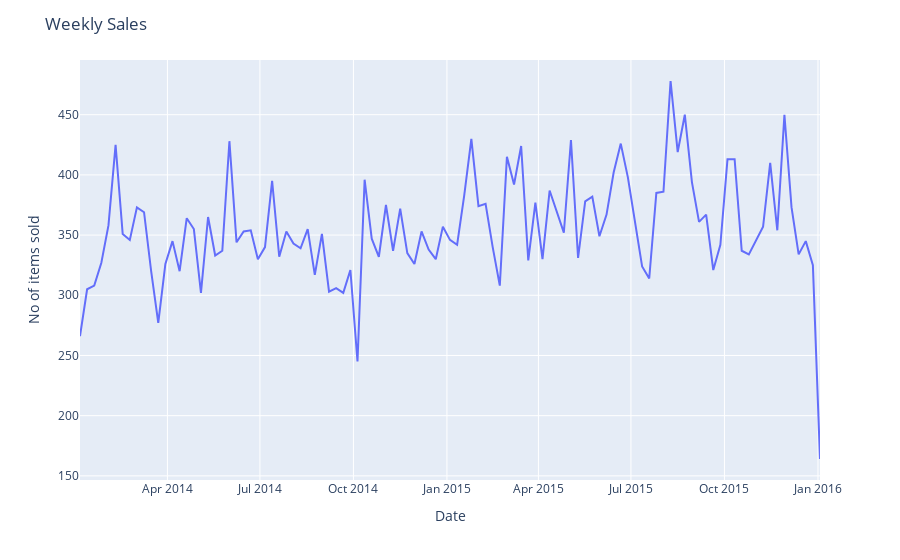

Here is the notebook cell this chart was saved with:
### Markdown cell above
# Weekly sales

### Code cell
df_sales =df_date.resample('W').itemDescription.size().reset_index(name='No of items sold')
fig = px.line(df_sales, x="Date", y="No of items sold")
fig.update_layout(title = 'Weekly Sales')
fig.show()
